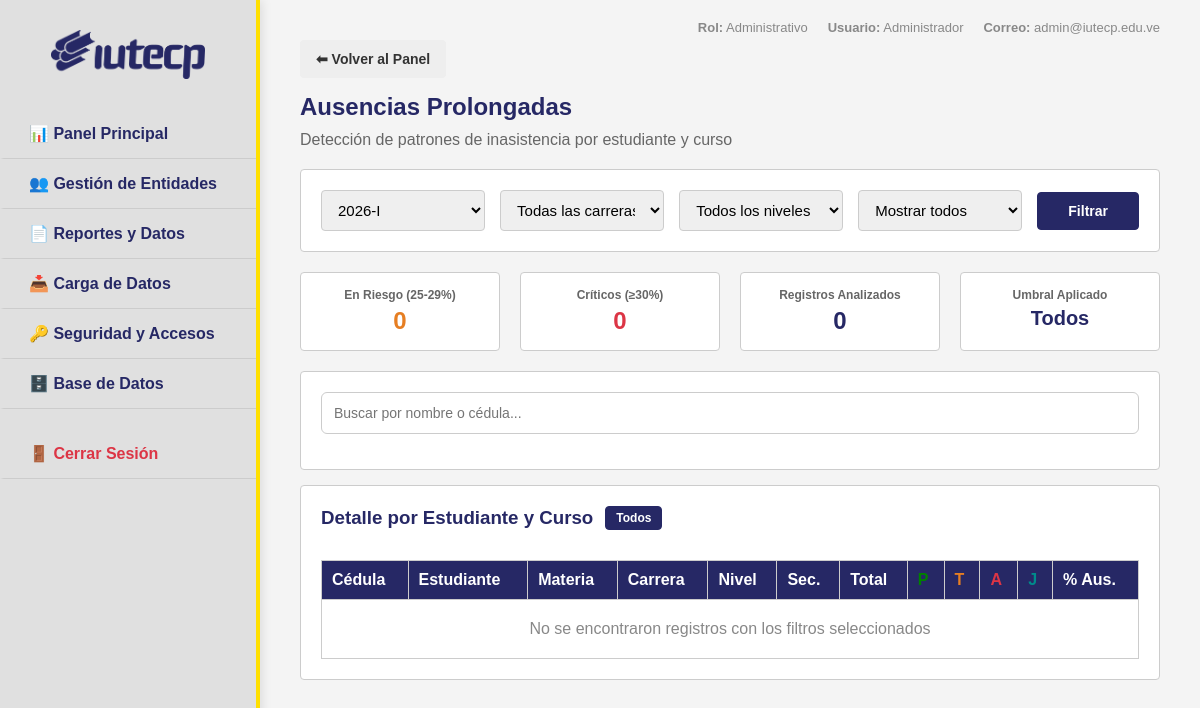
/admin/ausencias.php (signed in), run on an earlier commit of the app's database.
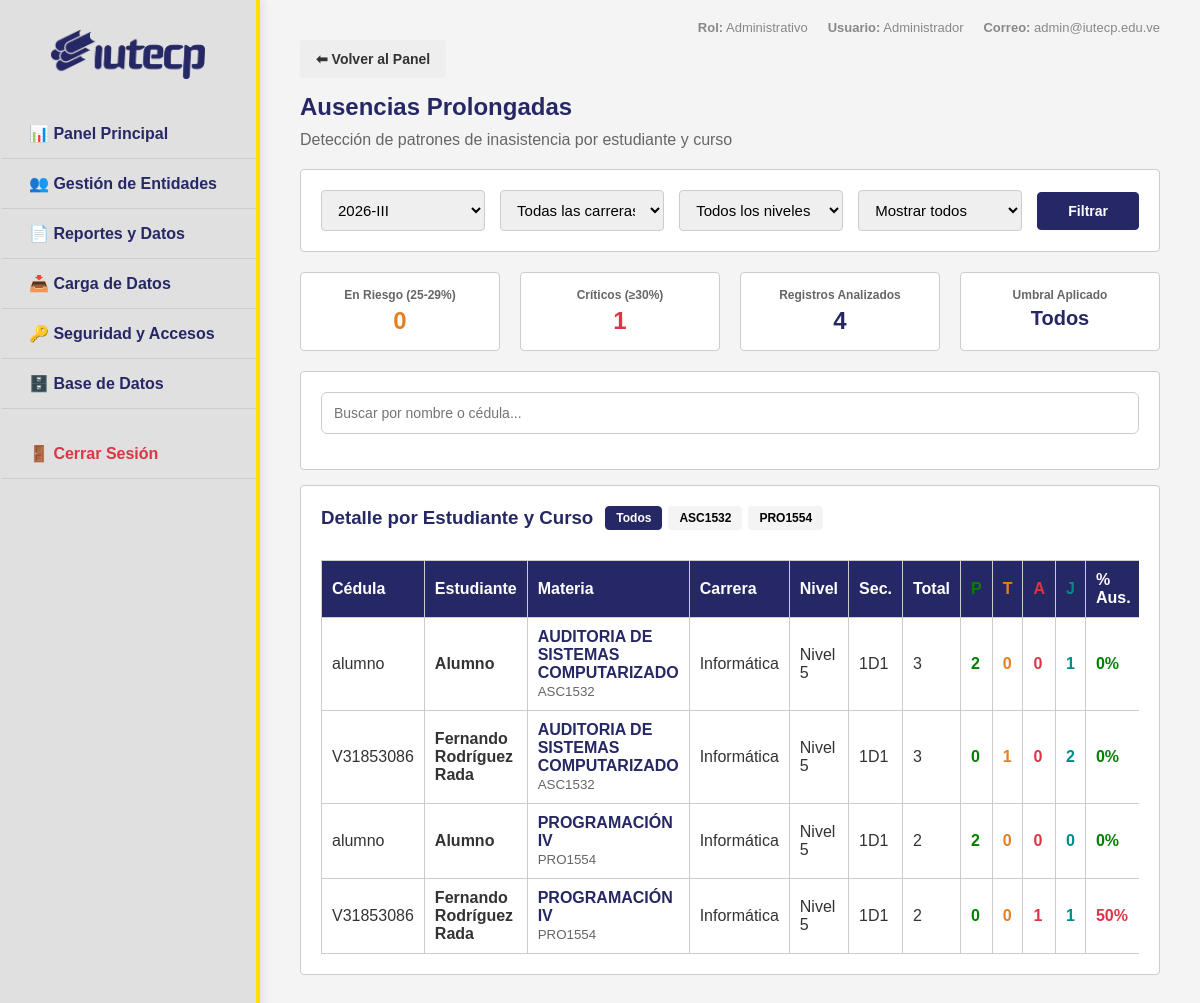
And on a later commit of the database.
### tables this page shows
CREATE TABLE `configuracion` (
  `id` int(11) NOT NULL AUTO_INCREMENT,
  `clave` varchar(50) NOT NULL,
  `valor` varchar(255) NOT NULL,
  `updated_at` timestamp NULL DEFAULT current_timestamp() ON UPDATE current_timestamp(),
  PRIMARY KEY (`id`),
  UNIQUE KEY `clave` (`clave`)
);

CREATE TABLE `inscripciones` (
  `id` int(11) NOT NULL AUTO_INCREMENT,
  `estudiante_id` int(11) NOT NULL,
  `curso_id` int(11) NOT NULL,
  `periodo` varchar(20) NOT NULL,
  `estatus` enum('Activa','Retirada') DEFAULT 'Activa',
  PRIMARY KEY (`id`),
  UNIQUE KEY `unique_inscripcion` (`estudiante_id`,`curso_id`,`periodo`),
  KEY `curso_id` (`curso_id`),
  CONSTRAINT `inscripciones_ibfk_1` FOREIGN KEY (`estudiante_id`) REFERENCES `usuarios` (`id`),
  CONSTRAINT `inscripciones_ibfk_2` FOREIGN KEY (`curso_id`) REFERENCES `cursos` (`id`)
);

CREATE TABLE `usuarios` (
  `id` int(11) NOT NULL AUTO_INCREMENT,
  `cedula` varchar(20) NOT NULL,
  `username` varchar(50) DEFAULT NULL,
  `nombre_completo` varchar(255) NOT NULL,
  `email` varchar(255) DEFAULT NULL,
  `carrera_id` int(11) DEFAULT NULL,
  `telefono` varchar(20) DEFAULT NULL,
  `rol` enum('admin','profesor','estudiante') NOT NULL DEFAULT 'estudiante',
  `password_hash` varchar(255) NOT NULL,
  `password_temporal` tinyint(1) DEFAULT 1,
  `activo` tinyint(1) DEFAULT 1,
  `es_nuevo_ingreso` tinyint(1) DEFAULT 0,
  `creado_por` int(11) DEFAULT NULL,
  `created_at` timestamp NULL DEFAULT current_timestamp(),
  `updated_at` timestamp NULL DEFAULT current_timestamp() ON UPDATE current_timestamp(),
  PRIMARY KEY (`id`),
  UNIQUE KEY `cedula` (`cedula`),
  UNIQUE KEY `username` (`username`),
  KEY `creado_por` (`creado_por`),
  KEY `carrera_id` (`carrera_id`),
  CONSTRAINT `usuarios_ibfk_1` FOREIGN KEY (`creado_por`) REFERENCES `usuarios` (`id`),
  CONSTRAINT `usuarios_ibfk_2` FOREIGN KEY (`carrera_id`) REFERENCES `carreras` (`id`)
);

CREATE TABLE `cursos` (
  `id` int(11) NOT NULL AUTO_INCREMENT,
  `nombre` varchar(255) NOT NULL,
  `codigo` varchar(50) DEFAULT NULL,
  `carrera_id` int(11) DEFAULT NULL,
  `profesor_id` int(11) DEFAULT NULL,
  `aula` varchar(100) DEFAULT NULL,
  `seccion` varchar(20) DEFAULT NULL,
  `horario` varchar(100) DEFAULT NULL,
  `trayecto` int(11) NOT NULL DEFAULT 1,
  `creditos` int(11) NOT NULL DEFAULT 0,
  `tipo` enum('Obligatoria','Electiva') NOT NULL DEFAULT 'Obligatoria',
  `activo` tinyint(1) DEFAULT 1,
  `created_at` timestamp NULL DEFAULT current_timestamp(),
  PRIMARY KEY (`id`),
  KEY `profesor_id` (`profesor_id`),
  KEY `carrera_id` (`carrera_id`),
  CONSTRAINT `cursos_ibfk_1` FOREIGN KEY (`profesor_id`) REFERENCES `usuarios` (`id`),
  CONSTRAINT `cursos_ibfk_2` FOREIGN KEY (`carrera_id`) REFERENCES `carreras` (`id`)
);

CREATE TABLE `carreras` (
  `id` int(11) NOT NULL AUTO_INCREMENT,
  `nombre` varchar(255) NOT NULL,
  `nivel` varchar(50) NOT NULL,
  `codigo` varchar(20) DEFAULT NULL,
  `tipo_periodo` enum('Trimestre','Cuatrimestre') NOT NULL DEFAULT 'Cuatrimestre',
  PRIMARY KEY (`id`)
);

### includes/academico.php (called while the page is built, shortened)
<?php
function obtenerPeriodoActual(): string {
    global $pdo;
    if (isset($pdo)) {
        try {
            $stmt = $pdo->prepare("SELECT valor FROM configuracion WHERE clave = ?");
            $stmt->execute(['periodo_activo']);
            $periodo = $stmt->fetchColumn();
            if ($periodo) return $periodo;
        } catch (Exception $e) {}
    }
    $anio = date('Y');
    return "$anio-$cuatri";
}

### admin/ausencias.php (the view, shortened to what the changed rows need)
<?php
require_once __DIR__ . '/../includes/config.php';
require_once __DIR__ . '/../includes/academico.php';
global $pdo;
$periodo_actual = obtenerPeriodoActual();
$filtro_periodo = $_GET['periodo'] ?? $periodo_actual;
$filtro_min_pct = (int)($_GET['min_pct'] ?? 0);
$where = [];
$params = [$filtro_periodo];
$where[] = "i.periodo = ?";
$where_sql = implode(" AND ", $where);
$stmt = $pdo->prepare("
    SELECT
        u.cedula,
        u.nombre_completo as estudiante,
        ca.nombre as carrera,
        c.nombre as curso,
        c.codigo,
        c.seccion,
        c.trayecto,
        i.estudiante_id,
        i.id as insc_id,
        COUNT(a.id) as total_sesiones,
        SUM(CASE WHEN a.estado = 'presente' THEN 1 ELSE 0 END) as presentes,
        SUM(CASE WHEN a.estado = 'tarde' THEN 1 ELSE 0 END) as tardes,
        SUM(CASE WHEN a.estado = 'ausente' THEN 1 ELSE 0 END) as ausencias,
        SUM(CASE WHEN a.estado = 'justificado' THEN 1 ELSE 0 END) as justificados,
        ROUND((SUM(CASE WHEN a.estado = 'ausente' THEN 1 ELSE 0 END) / COUNT(a.id)) * 100) as pct_ausencia
    FROM inscripciones i
    JOIN usuarios u ON i.estudiante_id = u.id
    JOIN carreras ca ON u.carrera_id = ca.id
    JOIN cursos c ON i.curso_id = c.id
    LEFT JOIN asistencias a ON a.inscripcion_id = i.id
    WHERE $where_sql
    GROUP BY i.estudiante_id, i.curso_id, i.id
    HAVING COUNT(a.id) > 0 AND pct_ausencia >= ?
    ORDER BY ca.nombre, c.trayecto, c.nombre, u.nombre_completo
");
$stmt->execute(array_merge($params, [$filtro_min_pct]));
$rows = $stmt->fetchAll();
$just_map = [];
if (!empty($rows)) {
    $insc_ids = array_column($rows, 'insc_id');
    $placeholders = implode(',', array_fill(0, count($insc_ids), '?'));
    $st = $pdo->prepare("SELECT a.inscripcion_id, a.fecha, a.justificacion, c.nombre as curso, c.codigo, c.seccion FROM asistencias a JOIN inscripciones i ON i.id = a.inscripcion_id JOIN cursos c ON c.id = i.curso_id WHERE a.inscripcion_id IN ($placeholders) AND a.justificacion IS NOT NULL AND a.justificacion != '' ORDER BY a.fecha");
    $st->execute($insc_ids);
    while ($j = $st->fetch()) {
        $just_map[$j['inscripcion_id']][] = ['f' => $j['fecha'], 't' => $j['justificacion'], 'm' => $j['curso'] . ' (' . $j['codigo'] . ')', 's' => $j['seccion']];
    }
}
$cursos_lista = [];
foreach ($rows as $r) {
    $cursos_lista[$r['codigo']] = ['nombre' => $r['curso'], 'codigo' => $r['codigo']];
}
ksort($cursos_lista);
require_once __DIR__ . '/includes/header.php';
?>
<div id="admin-dashboard">
    <h2 style="color:var(--primary);margin-bottom:10px">Ausencias Prolongadas</h2>
    <div class="card" style="margin-bottom:20px">
        <form method="get" class="filters" onkeydown="if(event.key==='Enter'){event.preventDefault();this.querySelector('button[type=submit]').click()}">
            <select name="periodo">
                <?php
                $periodos = $pdo->query("SELECT DISTINCT periodo FROM inscripciones ORDER BY periodo DESC")->fetchAll(PDO::FETCH_COLUMN);
                foreach ($periodos as $p):
                ?>
                <option value="<?= htmlspecialchars($p) ?>" <?= $filtro_periodo === $p ? 'selected' : '' ?>><?= htmlspecialchars($p) ?></option>
                <?php endforeach; ?>
            </select>
            <select name="carrera">
                <option value="">Todas las carreras</option>
            </select>
            <select name="nivel">
                <option value="0">Todos los niveles</option>
            </select>
            <select name="min_pct">
                <option value="0" <?= $filtro_min_pct === 0 ? 'selected' : '' ?>>Mostrar todos</option>
            </select>
            <button type="submit" class="btn btn-primary">Filtrar</button>
        </form>
    </div>
    <?php
    $en_riesgo = 0;
    $criticos = 0;
    foreach ($rows as $r) {
        if ((int)$r['pct_ausencia'] >= 30) $criticos++;
        elseif ((int)$r['pct_ausencia'] >= 25) $en_riesgo++;
    }
    ?>
    <div class="dashboard-cards" style="margin-bottom:20px">
        <div class="card" style="text-align:center;padding:15px">
            <p style="font-size:12px;color:#666;font-weight:bold">Críticos (≥30%)</p>
            <p style="font-size:24px;color:#dc3545;font-weight:bold;margin-top:5px"><?= $criticos ?></p>
        </div>
        <div class="card" style="text-align:center;padding:15px">
            <p style="font-size:12px;color:#666;font-weight:bold">Registros Analizados</p>
            <p style="font-size:24px;color:var(--primary);font-weight:bold;margin-top:5px"><?= count($rows) ?></p>
        </div>
    </div>
    <div class="card">
        <div style="display:flex;align-items:center;gap:12px;flex-wrap:wrap;margin-bottom:15px;">
            <div id="curso-chips" style="display:flex;gap:6px;flex-wrap:wrap;">
                <button class="btn btn-primary" style="padding:4px 10px;font-size:12px;" onclick="filtrarCurso('')">Todos</button>
                <?php foreach ($cursos_lista as $c): ?>
                <button class="btn" style="padding:4px 10px;font-size:12px;background:var(--bg-light);" data-codigo="<?= htmlspecialchars($c['codigo']) ?>" onclick="filtrarCurso('<?= htmlspecialchars($c['codigo']) ?>')"><?= htmlspecialchars($c['codigo']) ?></button>
                <?php endforeach; ?>
            </div>
        </div>
        <div style="overflow-x:auto">
            <table>
                <thead>
                    <tr>
                        <th>Cédula</th>
                        <th>Estudiante</th>
                        <th>Materia</th>
                        <th>Carrera</th>
                        <th>Nivel</th>
                        <th>Sec.</th>
                        <th>Total</th>
                        <th style="color:green">P</th>
                        <th style="color:#e67e22" title="Con retraso">T</th>
                        <th style="color:#dc3545" title="Inasistencia">A</th>
                        <th style="color:#008b8b">J</th>
                        <th title="Porcentaje de inasistencia">% Aus.</th>
                    </tr>
                </thead>
                <tbody>
                    <?php if (count($rows) === 0): ?>
                    <tr><td colspan="12" style="text-align:center;color:#888;padding:20px">No se encontraron registros con los filtros seleccionados</td></tr>
                    <?php else: ?>
                    <?php foreach ($rows as $r):
                        $pct = (int)$r['pct_ausencia'];
                        $color = $pct >= 30 ? '#dc3545' : ($pct >= 25 ? '#e67e22' : 'green');
                        $justs = $just_map[$r['insc_id']] ?? [];
                    ?>
                    <tr class="ausencia-row" data-nombre="<?= htmlspecialchars($r['estudiante'])?>" data-cedula="<?= htmlspecialchars($r['cedula'])?>" data-curso="<?= htmlspecialchars($r['codigo'])?>">
                        <td><?= htmlspecialchars($r['cedula']) ?></td>
                        <td style="font-weight:bold"><?= htmlspecialchars($r['estudiante']) ?></td>
                        <td>
                            <strong style="color:var(--primary);display:block;"><?= htmlspecialchars($r['curso']) ?></strong>
                            <small style="color:#666;"><?= htmlspecialchars($r['codigo']) ?></small>
                        </td>
                        <td><?= htmlspecialchars($r['carrera']) ?></td>
                        <td>Nivel <?= (int)$r['trayecto'] ?></td>
                        <td><?= htmlspecialchars($r['seccion']) ?></td>
                        <td><?= $r['total_sesiones'] ?></td>
                        <td style="color:green;font-weight:bold"><?= $r['presentes'] ?></td>
                        <td style="color:#e67e22;font-weight:bold"><?= $r['tardes'] ?></td>
                        <td style="color:#dc3545;font-weight:bold"><?= $r['ausencias'] ?></td>
                        <td style="cursor:pointer;color:#008b8b;font-weight:bold" onclick='abrirJustAdmin(<?= json_encode($justs) ?>)'><?= $r['justificados'] ?></td>
                        <td style="color:<?= $color ?>;font-weight:bold"><?= $pct ?>%</td>
                    </tr>
                    <?php endforeach; ?>
                    <?php endif; ?>
                </tbody>
            </table>
        </div>
    </div>
</div>
<?php require_once __DIR__ . '/includes/footer.php'; ?>

What changed in the data, as far as the page shows it:
now on this page (row unchanged): configuracion: periodo "2026-III"
added inscripciones: estudiante.cedula "alumno", estudiante.nombre_completo "Alumno", curso.nombre "AUDITORIA DE SISTEMAS COMPUTARIZADO", curso.codigo "ASC1532", carreras.nombre "Informática", curso.trayecto "5", curso.seccion "1D1", total_sesiones "3", presentes "2", tardes "0", ausencias "0", justificados "1", pct "0"
added inscripciones: estudiante.cedula "V31853086", estudiante.nombre_completo "Fernando Rodríguez Rada", curso.nombre "AUDITORIA DE SISTEMAS COMPUTARIZADO", curso.codigo "ASC1532", carreras.nombre "Informática", curso.trayecto "5", curso.seccion "1D1", total_sesiones "3", presentes "0", tardes "1", ausencias "0", justificados "2", pct "0"
added inscripciones: estudiante.cedula "alumno", estudiante.nombre_completo "Alumno", curso.nombre "PROGRAMACIÓN IV", curso.codigo "PRO1554", carreras.nombre "Informática", curso.trayecto "5", curso.seccion "1D1", total_sesiones "2", presentes "2", tardes "0", ausencias "0", justificados "0", pct "0"
added inscripciones: estudiante.cedula "V31853086", estudiante.nombre_completo "Fernando Rodríguez Rada", curso.nombre "PROGRAMACIÓN IV", curso.codigo "PRO1554", carreras.nombre "Informática", curso.trayecto "5", curso.seccion "1D1", total_sesiones "2", presentes "0", tardes "0", ausencias "1", justificados "1", pct "50"
Also different on the page:
$criticos: "0" → "1"
count($rows): "0" → "4"
form field periodo: "2026-I" → (not shown)
new list line: "ASC1532"
new list line: "PRO1554"
text no longer shown: "No se encontraron registros con los filtros seleccionados"
